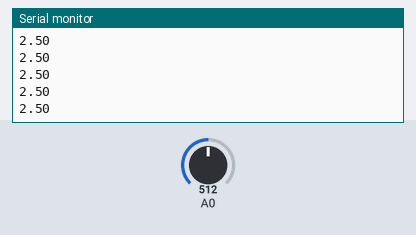
The sketch below on a simulated Arduino Uno, built with avr-gcc and run on an emulated ATmega328P. Shown: the last lines printed to the serial monitor. The inputs (shaded band) are chosen by the test bench; at power-on: A0 = 512.

Above: at 1.2 s.
1.3 s: A0 set to 716
At 2.4 s:
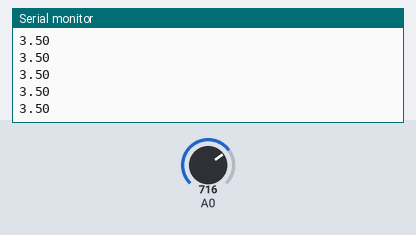
2.8 s: A0 set to 900
At 3.4 s:
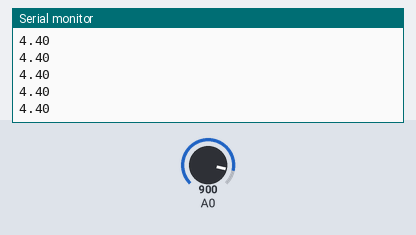
Timing chart, 0 to 5.8 s (numbered marks = the images above; inputs shaded):
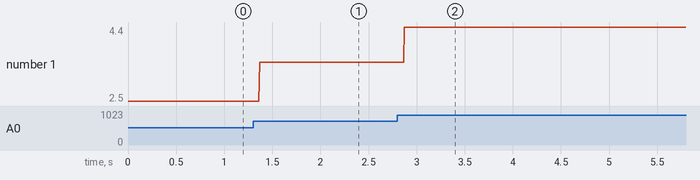

Measured:
- after the input at 1.3 s, the serial monitor: prints a new line after 0.07 s (image 1)
- after the input at 2.8 s, the serial monitor: prints a new line after 0.07 s (image 2)
- plotted number 1: 2.5 → 3.5 after the input at 1.3 s, 3.5 → 4.4 after the input at 2.8 s

The sketch:

P4.2_Voltimetro.ino
```cpp
void setup() {        //Inicialización del programa
  Serial.begin(9600); //Declaracion del monitor serial y su velocidad
}
void loop() {                                   //Programa que se repite
  float voltaje = analogRead(A0)*(5.0/1023.0);  //Lectura del pin analogico A0
  Serial.println(voltaje);                      //Imprime el valor de voltaje en el monitor serial
  delay(1);                                     //Espera 1ms
}
```
